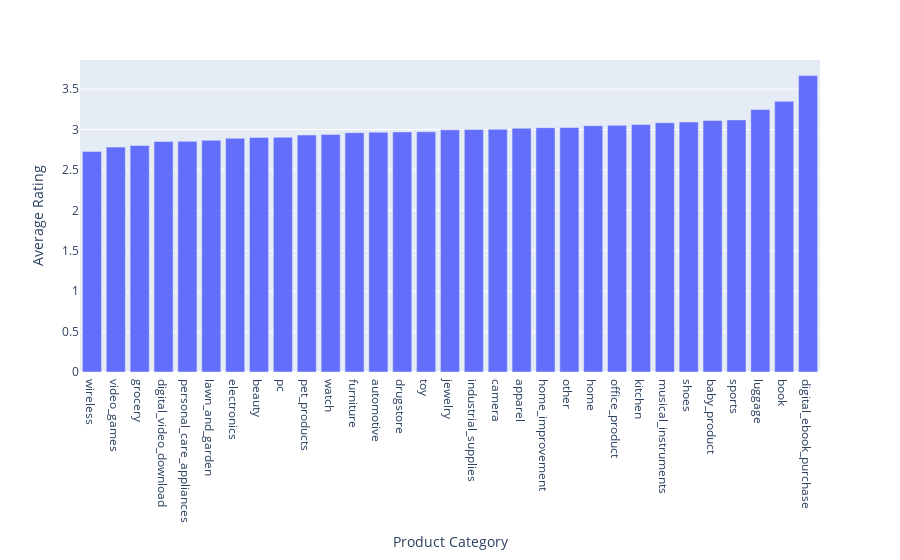

Notebook cell for this chart:
### Code cell
px.bar(
    df_train.groupby("product_category")["stars"]
    .mean()
    .sort_values()
    .to_frame()
    .reset_index(),
    x="product_category",
    y="stars",
    labels={"product_category": "Product Category", "stars": "Average Rating"},
)

### Figure 1 — Plotly figure (JSON) as saved in the notebook; plotly's stock layout.template omitted (floating-point values rounded to 4 significant figures)
{"data": [{"alignmentgroup": "True", "hovertemplate": "Product Category=%{x}<br>Average Rating=%{y}<extra></extra>", "legendgroup": "", "marker": {"color": "#636efa", "pattern": {"shape": ""}}, "name": "", "offsetgroup": "", "orientation": "v", "showlegend": false, "textposition": "auto", "type": "bar", "x": ["wireless", "video_games", "grocery", "digital_video_download", "personal_care_appliances", "lawn_and_garden", "electronics", "beauty", "pc", "pet_products", "watch", "furniture", "automotive", "drugstore", "toy", "jewelry", "industrial_supplies", "camera", "apparel", "home_improvement", "other", "home", "office_product", "kitchen", "musical_instruments", "shoes", "baby_product", "sports", "luggage", "book", "digital_ebook_purchase"], "xaxis": "x", "y": [2.727, 2.782, 2.802, 2.852, 2.853, 2.867, 2.891, 2.902, 2.904, 2.932, 2.94, 2.961, 2.966, 2.971, 2.971, 2.996, 3, 3.002, 3.016, 3.023, 3.025, 3.048, 3.052, 3.061, 3.083, 3.092, 3.112, 3.119, 3.248, 3.349, 3.667], "yaxis": "y"}], "layout": {"barmode": "relative", "legend": {"tracegroupgap": 0}, "margin": {"t": 60}, "xaxis": {"anchor": "y", "domain": [0, 1], "title": {"text": "Product Category"}}, "yaxis": {"anchor": "x", "domain": [0, 1], "title": {"text": "Average Rating"}}}}
